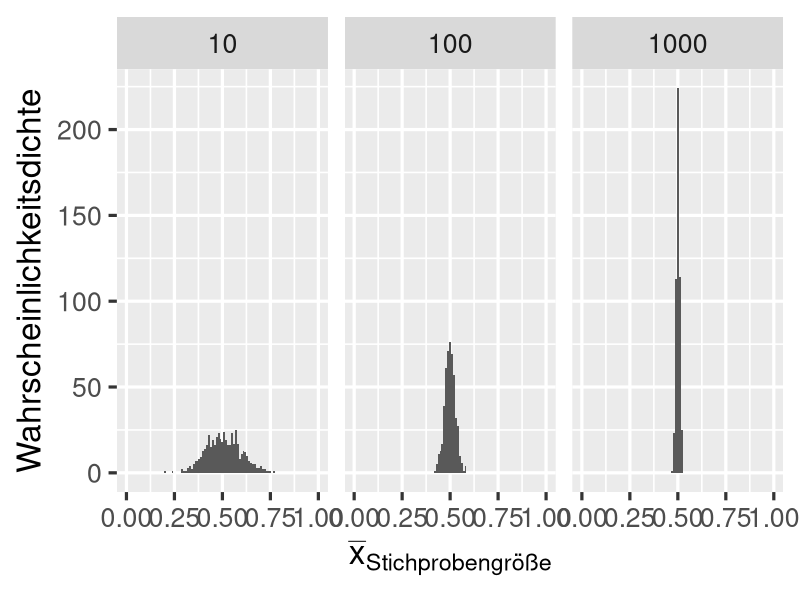

R code for this plot:
# preamble -------------------------------------------------
rm(list = ls())
library('ggplot2')
library('dplyr'); library('tidyr')

# definitions ----------------------------------------------
set.seed(1708995)
n_samples <- 500
n_size <- c(10, 100, 1000)

# execute experiment ---------------------------------------
results <- vapply(
  n_size,
  FUN = function(x) {
    replicate(n = n_samples, expr = mean(runif(x, 0, 1)))
  },
  FUN.VALUE = numeric(n_samples)
)

# data management for presentation -------------------------
colnames(results) <- n_size
results <- as.data.frame(results)
results <- gather(results, 'n_size', 'value', 1:ncol(results))

# output results -------------------------------------------
p <- ggplot(data = results, aes(x = value)) +
  geom_histogram(binwidth = .01) +
  scale_x_continuous(limits = c(0, 1), breaks = seq(0, 1, .25)) +
  labs(
    x = expression(bar(x)[Stichprobengröße]),
    y = "Wahrscheinlichkeitsdichte"
  ) +
  facet_wrap(~n_size, nrow = 1) +
  theme_grey(base_size = 24)
p

by(
  results[['value']], results[['n_size']],
  FUN = function(x){
    c(Mittelwert = mean(x), Standardabweichung = sd(x))
  }
)

